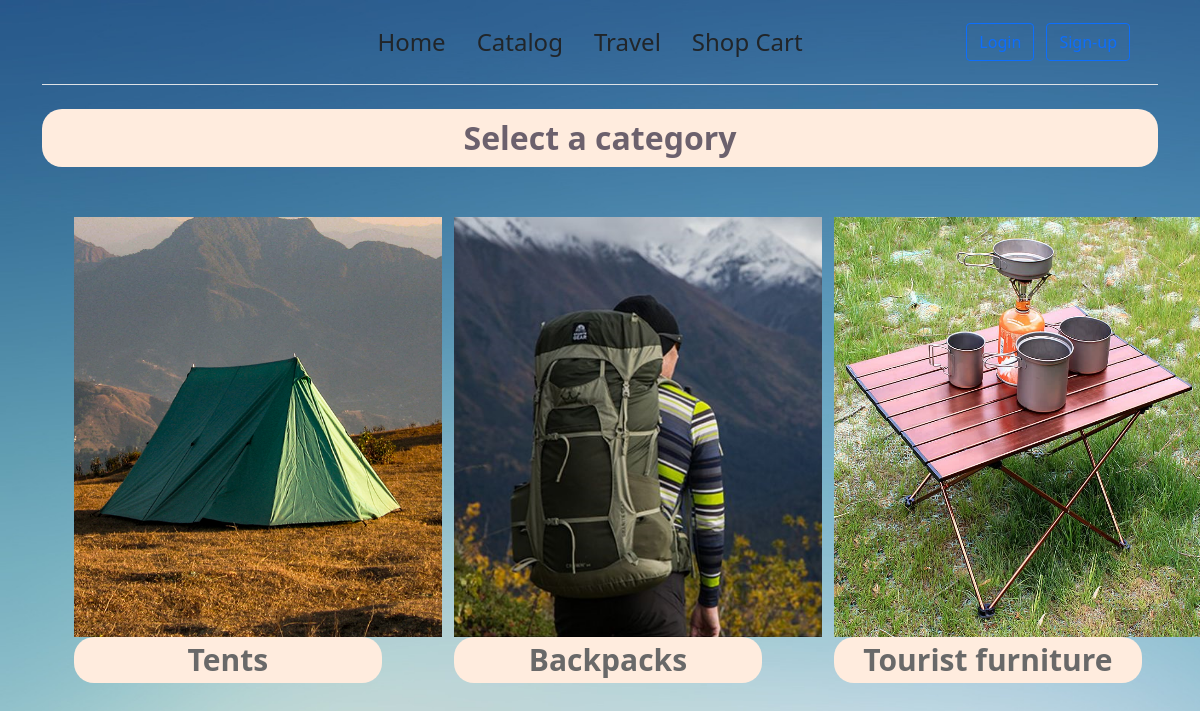
Page /categories/ on the committed database.
### main/models.py (models this page shows, shortened)
class Category(models.Model):
    name = models.CharField(max_length=40)
    image = models.ImageField(upload_to='media/images/categories/')

### main/views.py (the view)
# urls.py: path('categories/', views.main_categories, name='main_categories'),
def main_categories(request):
    categories = Category.objects.all()
    context = {
        'categories': categories,
    }
    return render(request, 'main/categories.html', context)

### templates/main/categories.html (shortened to what this page needs)
{% extends 'base.html' %}
{% load static %}
{% block content %}
    <div class="text2_style" align="center">Select a category</div>
    <div class="row" style="margin-top: 50px">
    {% for category in categories %}
        <div class="col-md-4 wow fadeInDown col-3">
            <ul class="list-marked-2 box-categories-list">
                <a href="{% url 'category_pick' category.id %}"><img src="{{ category.image.url }}" width="368"
                                                                     height="420"></a>
                <h3 align="center" class="text_style">{{ category.name }}</h3>
            </ul>
        </div>
    {% endfor %}
{% endblock %}

### templates/base.html (style rules this page uses)
body { background-image: url(../../media/media/look.com.ua-27529.jpg); background-size: 1950px; }

### templates/main/categories.html (style rules this page uses)
.text2_style { background-color: #ffecde; font-weight: bold; border-radius: 20px; width: auto; height: auto; padding: 5px 30px 5px 30px; font-size: 32px; color: rgba(17,11,41,0.62); }
.text_style { background-color: #ffecde; font-weight: bold; border-radius: 20px; width: 95%; height: auto; padding: 5px 25px 5px 25px; font-size: 30px; color: dimgray; }

### rows in the picture
Category: image (picture), name "Tents"
Category: image (picture), name "Backpacks"
Category: image (picture), name "Tourist furniture"
